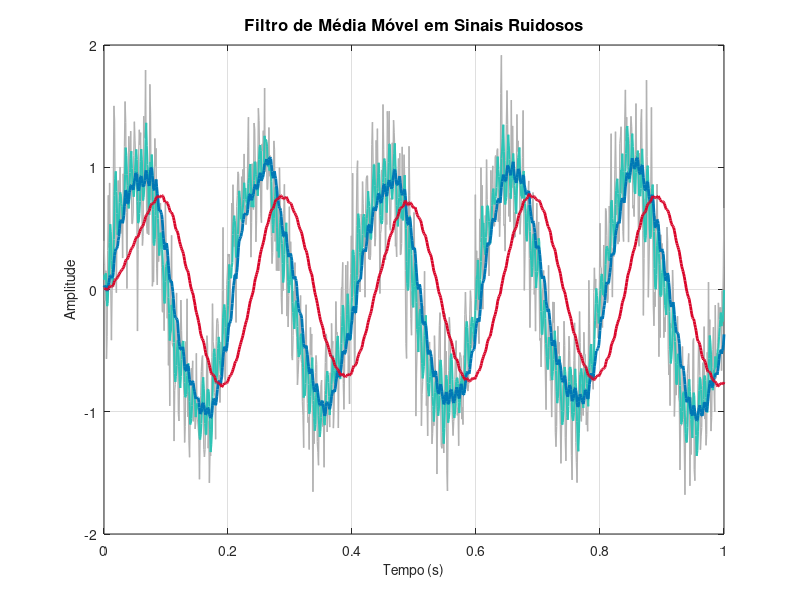

MATLAB code to generate this figure: (Note: this script raises an error after producing the figure.)
clc; clear all; close all;

% Parâmetros do sinal
fs = 1000;              % Frequência de amostragem (Hz)
t = 0:1/fs:1;           % Vetor de tempo (1 segundo)
f1 = 5;                 % Frequência da senóide fundamental (Hz)
f2 = 120;               % Frequência da interferência de alta frequência (Hz)

% Sinal limpo (senóide fundamental)
x_clean = sin(2*pi*f1*t);

% Sinal ruidoso (fundamental + interferência + ruído gaussiano)
rng(42);                % Define semente para reprodutibilidade do ruído
noise = 0.25 * randn(size(t));
x_noisy = x_clean + 0.4*cos(2*pi*f2*t) + noise;

% Ordens do filtro de média móvel (comprimento da janela P)
P1 = 5;
P2 = 21;
P3 = 81;

% Coeficientes dos filtros (b_i = 1/P)
b1 = ones(1, P1) / P1;
b2 = ones(1, P2) / P2;
b3 = ones(1, P3) / P3;

% Filtragem (saídas y[k])
y1 = filter(b1, 1, x_noisy);
y2 = filter(b2, 1, x_noisy);
y3 = filter(b3, 1, x_noisy);

% Geração do gráfico
figure('Position', [100, 100, 850, 480]);
plot(t, x_noisy, 'Color', [0.7, 0.7, 0.7], 'LineWidth', 1.0); hold on;
plot(t, y1, 'Color', [0.18, 0.77, 0.71], 'LineWidth', 1.5); % Verde/Ciano (#2ec4b6)
plot(t, y2, 'Color', [0.0, 0.47, 0.71], 'LineWidth', 2.0);  % Azul (#0077b6)
plot(t, y3, 'Color', [0.85, 0.02, 0.16], 'LineWidth', 2.0);  % Vermelho (#d90429)

title('Filtro de Média Móvel em Sinais Ruidosos', 'FontSize', 12, 'FontWeight', 'bold');
xlabel('Tempo (s)', 'FontSize', 10);
ylabel('Amplitude', 'FontSize', 10);
grid on;
ax = gca;
ax.GridLineStyle = '--';
ax.GridAlpha = 0.5;

legend('Sinal Ruidoso (Entrada)', ...
       ['Média Móvel (P = ' num2str(P1) ')'], ...
       ['Média Móvel (P = ' num2str(P2) ')'], ...
       ['Média Móvel (P = ' num2str(P3) ')'], ...
       'Location', 'southwest', 'FontSize', 9);

ylim([-2.0, 2.0]);
xlim([0, 1.0]);

% Exporta imagem para a pasta de imagens
exportgraphics(gcf, '../../images/aula8_moving_average.png', 'Resolution', 200);
